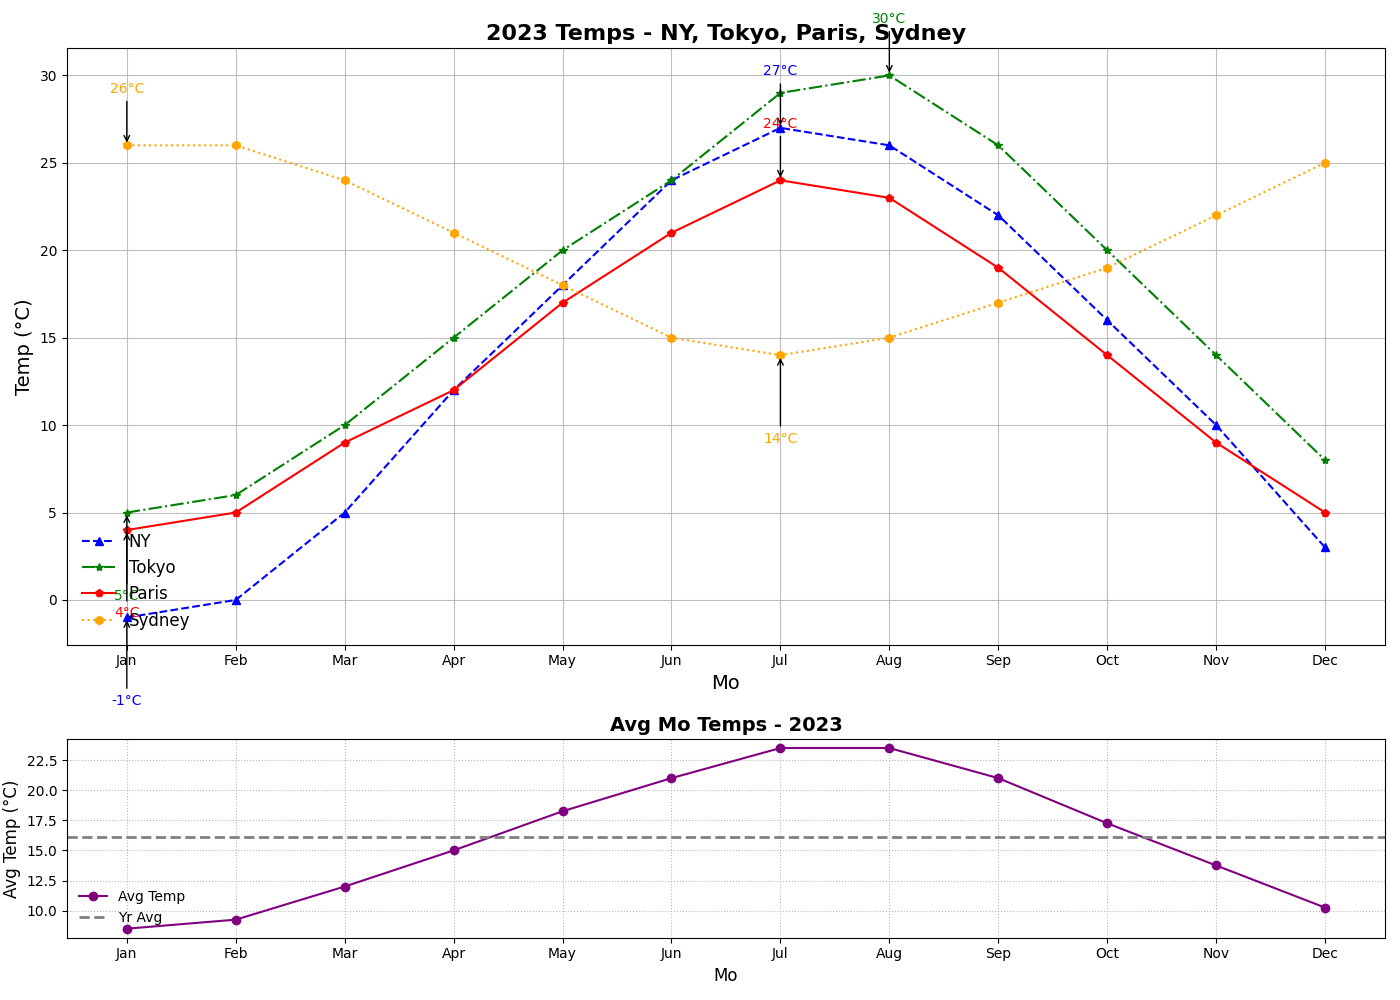

The Python source for this figure:
import matplotlib.pyplot as plt
import numpy as np

months = np.array(["Jan", "Feb", "Mar", "Apr", "May", "Jun", "Jul", "Aug", "Sep", "Oct", "Nov", "Dec"])
new_york_temps = np.array([-1, 0, 5, 12, 18, 24, 27, 26, 22, 16, 10, 3])
tokyo_temps = np.array([5, 6, 10, 15, 20, 24, 29, 30, 26, 20, 14, 8])
paris_temps = np.array([4, 5, 9, 12, 17, 21, 24, 23, 19, 14, 9, 5])
sydney_temps = np.array([26, 26, 24, 21, 18, 15, 14, 15, 17, 19, 22, 25])
avg_temps = (new_york_temps + tokyo_temps + paris_temps + sydney_temps) / 4

fig, (ax1, ax2) = plt.subplots(2, 1, figsize=(14, 10), gridspec_kw={'height_ratios': [3, 1]})

ax1.plot(months, new_york_temps, label="NY", linestyle='--', color='blue', marker='^')
ax1.plot(months, tokyo_temps, label="Tokyo", linestyle='-.', color='green', marker='*')
ax1.plot(months, paris_temps, label="Paris", linestyle='-', color='red', marker='p')
ax1.plot(months, sydney_temps, label="Sydney", linestyle=':', color='orange', marker='h')

cities_data = {'NY': new_york_temps, 'Tokyo': tokyo_temps, 'Paris': paris_temps, 'Sydney': sydney_temps}
colors = ['blue', 'green', 'red', 'orange']
for i, (city, temps) in enumerate(cities_data.items()):
    max_temp = max(temps)
    min_temp = min(temps)
    ax1.annotate(f'{max_temp}°C', xy=(months[temps.argmax()], max_temp), 
                 xytext=(months[temps.argmax()], max_temp + 3), ha='center',
                 color=colors[i], fontsize=10, arrowprops=dict(facecolor=colors[i], arrowstyle='->'))
    ax1.annotate(f'{min_temp}°C', xy=(months[temps.argmin()], min_temp), 
                 xytext=(months[temps.argmin()], min_temp - 5), ha='center',
                 color=colors[i], fontsize=10, arrowprops=dict(facecolor=colors[i], arrowstyle='->'))

ax1.set_title("2023 Temps - NY, Tokyo, Paris, Sydney", fontsize=16, fontweight='bold')
ax1.set_xlabel("Mo", fontsize=14)
ax1.set_ylabel("Temp (°C)", fontsize=14)
ax1.legend(loc="lower left", fontsize=12, frameon=False)
ax1.grid(True, linestyle='-', alpha=0.8)

ax2.plot(months, avg_temps, label="Avg Temp", linestyle='-', color='purple', marker='o')
ax2.axhline(y=avg_temps.mean(), color='grey', linestyle='--', linewidth=2, label="Yr Avg")

ax2.set_title("Avg Mo Temps - 2023", fontsize=14, fontweight='bold')
ax2.set_xlabel("Mo", fontsize=12)
ax2.set_ylabel("Avg Temp (°C)", fontsize=12)
ax2.legend(loc="lower left", fontsize=10, frameon=False)
ax2.grid(True, linestyle=':', alpha=0.9)

plt.tight_layout()
plt.show()
